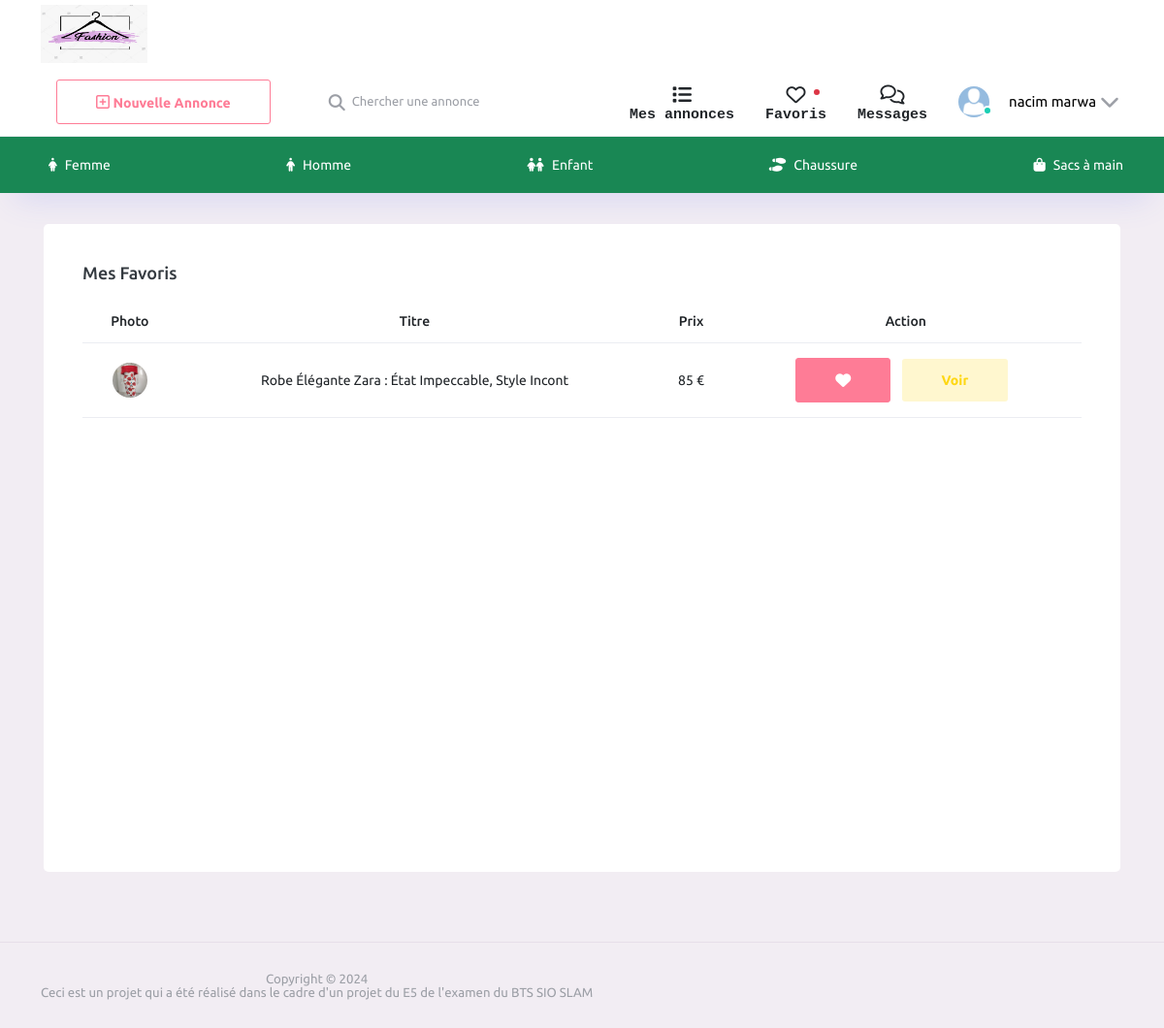
/View/favoris.php (signed in), run on the app's committed database.
### tables this page shows
CREATE TABLE `user` (
  `idu` int(2) NOT NULL,
  `nom` varchar(30) NOT NULL,
  `prenom` varchar(30) NOT NULL,
  `mail` varchar(100) NOT NULL,
  `tel` varchar(20) NOT NULL,
  `mdp` varchar(255) NOT NULL,
  `numRue` varchar(10) NOT NULL,
  `nomRue` varchar(50) NOT NULL,
  `nomVille` varchar(30) NOT NULL,
  `cp` varchar(5) NOT NULL,
  `avatar` varchar(255) DEFAULT NULL,
  `statue` int(2) NOT NULL
);

CREATE TABLE `favoris` (
  `idf` int(4) NOT NULL,
  `ida` int(2) NOT NULL,
  `idu` int(2) NOT NULL
);

CREATE TABLE `annonce` (
  `ida` int(2) NOT NULL,
  `titre` varchar(50) NOT NULL,
  `vendeur` int(2) NOT NULL,
  `date` varchar(30) NOT NULL,
  `detail` text NOT NULL,
  `photo` varchar(100) NOT NULL,
  `categorie` int(2) NOT NULL,
  `prix` int(10) NOT NULL,
  `etat` varchar(40) NOT NULL,
  `favoris` int(4) NOT NULL,
  `livraison` int(2) NOT NULL,
  `vue` int(6) NOT NULL,
  `time` int(100) NOT NULL
);

### View/include/element.php (called while the page is built, shortened)
<?php
include 'connexion_bdd.php';
if(isset($_SESSION["uid"])){
    $uid = $_SESSION["uid"];
    $infoUser = $pdo->prepare("SELECT * FROM user WHERE idu = ?");
    $infoUser->execute(array($uid));
    $infoUser = $infoUser->fetch();
}
?>

### View/favoris.php (the view, shortened to what this page needs)
<?php include 'include/element.php'; ?>
<!DOCTYPE html>
<html lang="fr">
<head>
    <?php include 'include/header.php'; ?>
</head>
<body style="background-color: #f2edf3">
<div class="container-scroller">
    <?php include 'include/navigation.php'; ?>
    <div class="container-fluid page-body-wrapper">
        <div class="main-panel">
            <div class="content-wrapper container">
                <div class="row">
                    <div class=" grid-margin stretch-card">
                        <div class="card">
                            <div class="card-body">
                                <h2 class="card-title">Mes favoris</h2>
                                <div class="table-responsive mt-3" style="height: 550px;">
                                    <table class="table text-center">
                                        <thead>
                                        <tr>
                                            <th>Photo</th>
                                            <th>Titre</th>
                                            <th>Prix</th>
                                            <th>Action</th>
                                        </tr>
                                        </thead>
                                        <tbody>
                                        <?php foreach ($pdo->query("SELECT * FROM favoris WHERE idu = ".$uid."") as $favoris) {
                                            $req = $pdo->prepare("SELECT * FROM annonce WHERE ida = :ida ");
                                            $req->execute(array("ida" => $favoris["ida"]));
                                            $req = $req->fetch(); ?>
                                            <tr>
                                                <td><img src="../<?= $req["photo"] ?>" alt="image" style="max-height: 100px; max-width: 100px;"></td>
                                                <td><?= $req["titre"] ?></td>
                                                <td><?= $req["prix"] ?> €</td>
                                                <td>
                                                    <a class="btn btn-danger" href="action_get.php?action=ajoutFavori&ida=<?= $favoris["ida"] ?>&idu=<?= $uid ?>&route=location:favoris.php">
                                                        <i  class="fa-solid fa-heart"></i>
                                                    </a>
                                                    <a href="detail.php?ida=<?= $favoris["ida"] ?>" class="btn btn-inverse-warning mx-2">Voir</a>
                                                </td>
                                            </tr>
                                        <?php } ?>
                                        </tbody>
                                    </table>
                                </div>
                            </div>
                        </div>
                    </div>
                </div>
            </div>
            <?php include 'include/footer.php'; ?>
        </div>
    </div>
</div>
</body>
</html>

### View/include/navigation.php (shortened to what this page needs)
<div class="horizontal-menu">
    <nav class="navbar top-navbar col-lg-12 col-12 p-0">
        <div class="container">
            <div class="text-center navbar-brand-wrapper d-flex align-items-center justify-content-center">
                <a class="navbar-brand brand-logo" href="index.php"><img style="height: 60px; width: 110px" src="../image/logomarwa.png" alt="logo" /></a>
            </div>
            <div class="navbar-menu-wrapper d-flex align-items-center justify-content-end">
                <ul class="navbar-nav mr-lg-2">
                    <li class="nav-item d-none d-lg-block">
                        <a class="btn btn-outline-danger" href="<?php if(isset($uid)): ?>nvAnnonces.php <?php else: ?> connexion.php <?php endif; ?>">
                            <i class="fa-regular fa-square-plus "></i><span class="menu-title "> Nouvelle Annonce</span>
                        </a>
                    </li>
                    <li class="nav-item nav-search d-none d-lg-block">
                        <div class="input-group">
                            <div class="input-group-prepend hover-cursor" id="navbar-search-icon">
                      <span class="input-group-text" id="search">
                        <i class="fa-solid fa-magnifying-glass"></i>
                      </span>
                            </div>
                            <form action="" method="post">
                                <input type="text" class="form-control" id="navbar-search-input" name="search"  placeholder="Chercher une annonce" placeholder="Rechercher" aria-label="search" aria-describedby="search">
                            </form>
                        </div>
                    </li>
                </ul>
                <ul class="navbar-nav navbar-nav-right">
                    <li class="nav-item nav-logout ">
                        <a class="nav-link text-center text-dark mt-lg-4" href="<?php if(isset($uid)): ?>mesAnnonces.php <?php else: ?>connexion.php <?php endif; ?>">
                            <i class="fa-solid fa-list"><p  style="font-family: 'Courier New', Courier, monospace" class="d-lg-flex d-none note-icon">Mes annonces</p></i>
                        </a>
                    </li>
                    <li class="nav-item nav-logout ">
                        <a class="nav-link text-center text-dark mt-lg-4 count-indicator" href="<?php if(isset($uid)): ?>favoris.php <?php else: ?>connexion.php <?php endif; ?>">
                            <i class="fa-regular fa-heart fa-4x"><p style="font-family: 'Courier New', Courier, monospace" class="fw-bold d-none d-lg-flex note-icon">Favoris</p></i>
                            <?php
                            if(isset($uid)){
                                $reqNav = $pdo->prepare("SELECT * FROM favoris WHERE idu = ?");
                                $reqNav->execute(array($uid));
                                $count = $reqNav->rowCount();
                                if($count > 0){
                                    echo "<span class='count-symbol bg-danger'></span>";
                                }
                            } ?>
                        </a>
                    </li>
                    <li class="nav-item nav-settings ">
                        <a class="nav-link text-center text-dark mt-lg-4" href="<?php if(isset($uid)): ?>message.php <?php else: ?> connexion.php <?php endif; ?>">
                            <i class="fa-regular fa-comments"><p style="font-family: 'Courier New', Courier, monospace" class="fw-bold d-none d-lg-flex note-icon">Messages</p></i>
                        </a>
                    </li>
                    <?php if(isset($uid)): ?>
                        <li class="nav-item nav-profile dropdown">
                            <a class="nav-link " id="profileDropdown" href="#" data-bs-toggle="dropdown" aria-expanded="false">
                                <div class="nav-profile-img">
                                    <img src="<?php if($infoUser["avatar"] == null){ echo "../image/avatarbasique.png";}else{ ?>../<?= $infoUser["avatar"] ?><?php } ?>" alt="image">
                                    <span class="availability-status online"></span>
                                </div>
                                <div class="nav-profile-text">
                                    <p class="text-black"><?= $infoUser["prenom"] ?> <?= $infoUser["nom"] ?></p>
                                </div>
                                <i class="fa-solid fa-chevron-down mx-1"></i>
                            </a>
                        </li>
                    <?php endif; ?>
                </ul>
            </div>
        </div>
    </nav>
    <nav class="bottom-navbar bg-success">
        <div class="container">
            <ul class="nav page-navigation">
                <li class="nav-item <?= $femme ?>">
                    <a class="nav-link" href="categorie.php?idcategorie=1">
                    <i class="fa-solid fa-person-dress mx-2"></i>
                        <span class="menu-title">Femme</span>
                    </a>
                </li>
                <li class="nav-item <?= $homme ?>">
                    <a class="nav-link" href="categorie.php?idcategorie=2">
                    <i class="fa-solid fa-person mx-2 "></i>
                        <span class="menu-title">Homme</span>
                    </a>
                </li>
                <li class="nav-item <?= $enfant ?>">
                    <a class="nav-link" href="categorie.php?idcategorie=3">
                    <i class="fa-solid fa-children mx-2 "></i>
                        <span class="menu-title">Enfant</span>
                    </a>
                </li>
                <li class="nav-item <?= $chaussure ?>">
                    <a class="nav-link" href="categorie.php?idcategorie=4">
                    <i class="fa-solid fa-shoe-prints mx-2"></i>
                        <span class="menu-title">Chaussure</span>
                    </a>
                </li>
                <li class="nav-item <?= $sacsamain ?>">
                    <a class="nav-link" href="categorie.php?idcategorie=5">
                    <i class="fa-solid fa-bag-shopping mx-2"></i>
                        <span class="menu-title">Sacs à main</span>
                    </a>
                </li>
            </ul>
        </div>
    </nav>
</div>

### data on the page
user: prenom "nacim", nom "marwa"
favoris: annonce.photo (picture), annonce.titre "Robe Élégante Zara : État Impeccable, Style Incont", annonce.prix "85"
